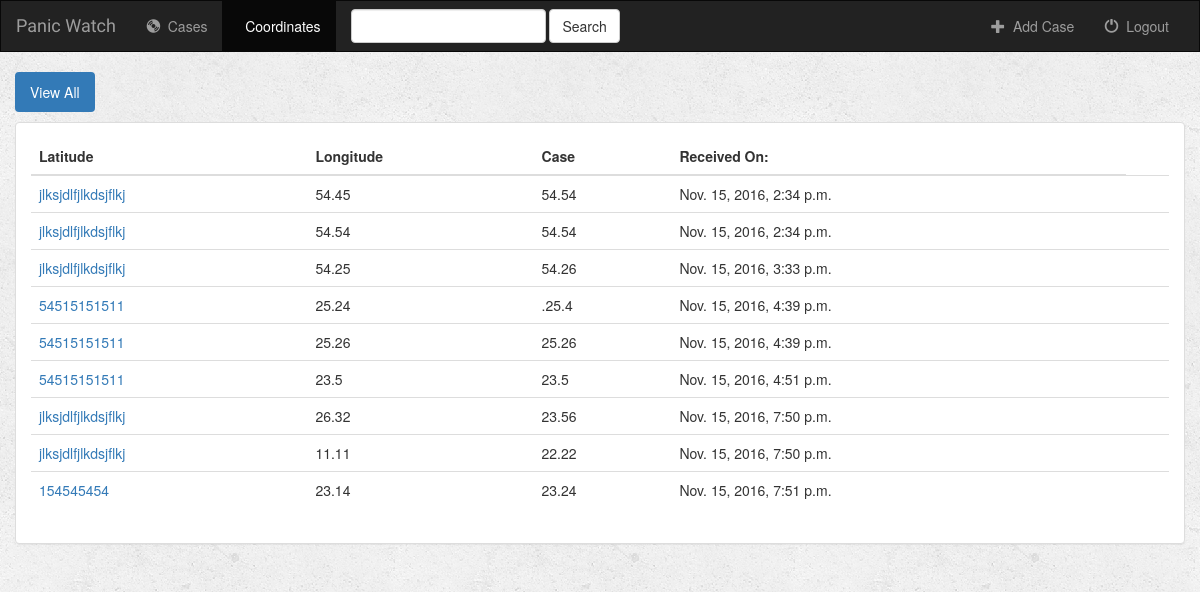
Page /case/coordinates/all/ (signed in) on the earlier database version.
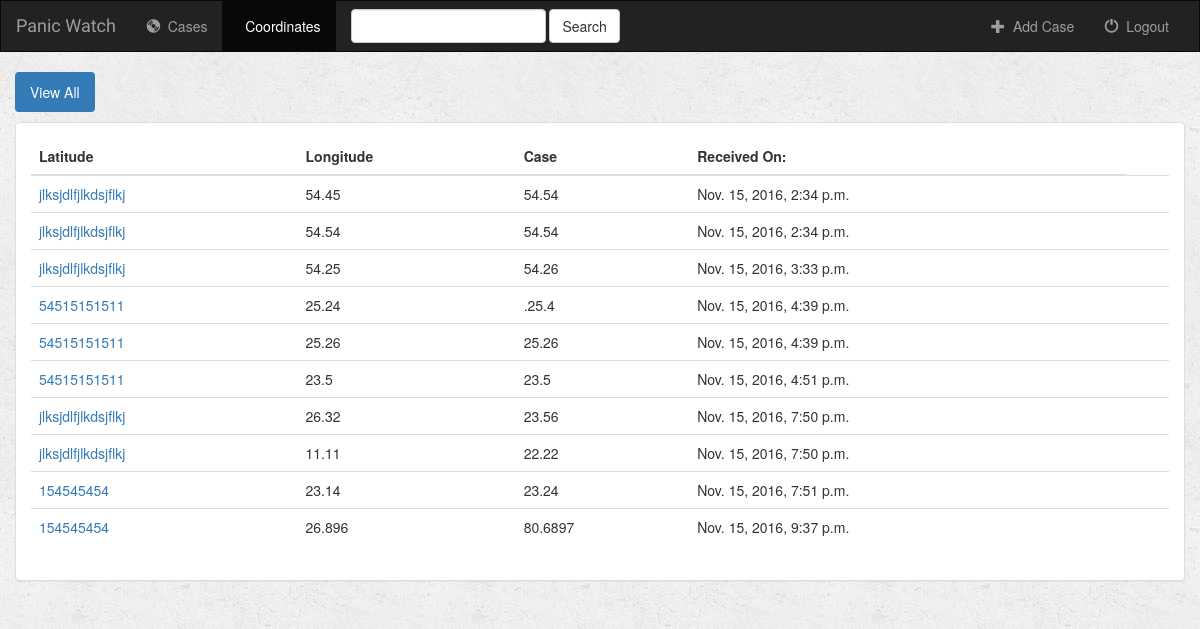
Same page on the later database version.
### case/models.py (models this page shows, shortened)
class Coordinate(models.Model):  # to store coordinates corresponding to a case
    case = models.ForeignKey(Case, on_delete=models.CASCADE)  # case will be a Foreign key for Coordinates
    latitude = models.CharField(max_length=250)
    longitude = models.CharField(max_length=250)
    date_created = models.DateTimeField(default=datetime.datetime.now)
    is_favorite = models.BooleanField(default=False)

class Case(models.Model):  # to store information for a case, primary key being the case id
    user = models.ForeignKey(User, default=1)  # user will be a Foreign key for a case
    watch_id = models.CharField(max_length=250)
    victim_name = models.CharField(max_length=500)
    date_created = models.DateTimeField(default=datetime.datetime.now)

### case/views.py (the view)
# urls.py: url(r'^coordinates/(?P<filter_by>[a-zA_Z]+)/$', views.coordinates, name='coordinates'), # if filter_by = all => show all coordinates
def coordinates(request, filter_by):
    if not request.user.is_authenticated():
        return render(request, 'case/login.html')
    else:
        try:
            coordinate_ids = []
            case_arr = Case.objects.filter(user=request.user).order_by('-date_created')
            for case in case_arr:
                coordinate_arr = case.coordinate_set.all().order_by('-date_created')
                for coordinate in coordinate_arr:
                    coordinate_ids.append(coordinate.pk)
            victims_coordinates = Coordinate.objects.filter(pk__in=coordinate_ids)
        except Case.DoesNotExist:
            victims_coordinates = []
        return render(request, 'case/coordinates.html', {
            'coordinate_list': victims_coordinates,
            'filter_by': filter_by,
        })

### case/templates/case/coordinates.html (shortened to what this page needs)
{% extends 'case/base.html' %}
{% block coordinates_active %}active{% endblock %}
{% block body %}
<div class="container-fluid coordinates-container">
    <div class="row">
        <div class="col-sm-12">
            <ul class="nav nav-pills" style="margin-bottom: 10px;">
                <li role="presentation" {% if filter_by == 'all' %}class="active"{% endif %}><a href="{% url 'case:coordinates' 'all' %}">View All</a></li>
            </ul>
        </div>
    </div>
    <div class="row">
        <div class="col-sm-12">
            <div class="panel panel-default">
                <div class="panel-body">
                    <table class="table">
                        <thead>
                            <tr>
                                <th>Latitude</th>
                                <th>Longitude</th>
                                <th>Case</th>
                                <th>Received On:</th>
                            </tr>
                        </thead>
                        <tbody>
                            {% for coordinate in coordinate_list %}
                                <tr>
                                    <td>
                                        <a href="{% url 'case:detail' coordinate.case.id %}">{{ coordinate.case.watch_id }}</a>
                                    </td>
                                    <td>{{ coordinate.latitude }}</td>
                                    <td>{{ coordinate.longitude }}</td>
                                    <td>{{ coordinate.date_created }}</td>
                                    <td>
                                    </td>
                                </tr>
                            {% endfor %}
                        </tbody>
                    </table>
                </div>
            </div>
        </div>
    </div>
</div>
{% endblock %}

Differences in the rows shown:
added Coordinate: case.watch_id "154545454", latitude "26.896", longitude "80.6897", date_created "Nov. 15, 2016, 9:37 p.m."
